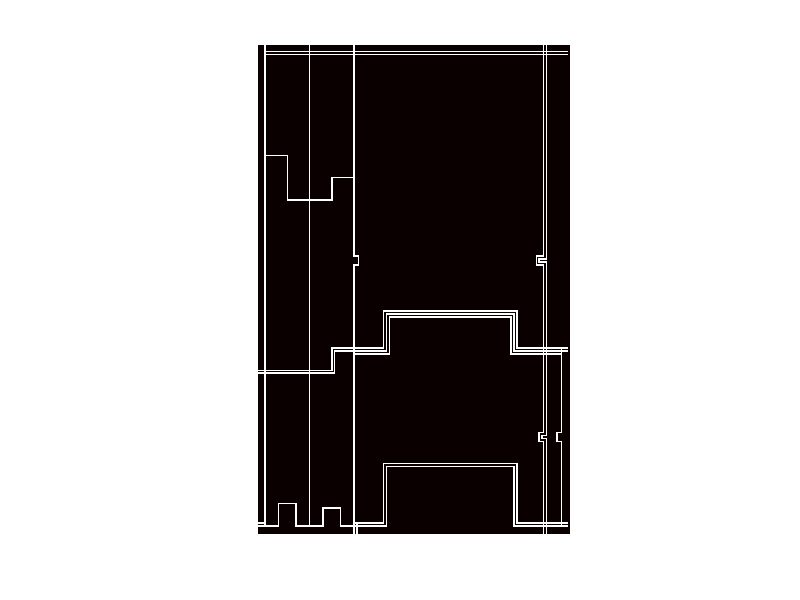

Write MATLAB code to recreate this figure.
%map
clc
clear all
close all
pointn=1;
width=210;
height=330;
A=-1*ones(height,width);

%v(1.1)
A(1:325,5)=1;
%v(2.1)
A(1:325,35)=1;
%v(3.1)
%A(5:327,65)=1;
A(1:143,65)=1;
A(149:330,65)=1;

A(143:149,68)=1;

A(143,65:68)=1;
A(149,65:68)=1;
%v(3.2)
A(323:330,67)=1;
%v(4.1)
%A(1:330,195)=1;
A(1:145,195)=1;

A(145:147,190)=1;

A(145,190:195)=1;
A(147,190:195)=1;

A(147:264,195)=1;
A(266:330,195)=1;

A(264:266,192)=1;

A(264,192:195)=1;
A(266,192:195)=1;
%v(4.2)
%A(1:330,193)=1;
A(1:143,193)=1;

A(143:149,188)=1;

A(143,188:193)=1;
A(149,188:193)=1;

A(149:262,193)=1;
A(268:330,193)=1;

A(262:268,190)=1;

A(262,190:193)=1;
A(268,190:193)=1;
%v(5.1)
%A(205:327,205)=1;
A(205:262,205)=1;
A(268:325,205)=1;

A(262:268,202)=1;

A(262,202:205)=1;
A(268,202:205)=1;
%O(1.1)
A(5,5:209)=1;
%O(1.2)
A(7,5:209)=1;
%O(2.1)
%A(205,65:205)=1;
A(205,65:85)=1;
A(205,175:209)=1;

A(180:205,85)=1;
A(180:205,175)=1;

A(180,85:175)=1;
%O(2.2)
%A(207,65:205)=1;
A(207,65:87)=1;
A(207,173:209)=1;

A(182:207,87)=1;
A(182:207,173)=1;

A(182,87:173)=1;
%O(2.3)
%A(209,65:205)=1;
A(209,65:89)=1;
A(209,171:205)=1;

A(184:209,89)=1;
A(184:209,171)=1;

A(184,89:171)=1;
%O(3.1)
%A(325,65:205)=1;
A(323,1:5)=1;
A(323,65:85)=1;
A(323,175:209)=1;

A(283:323,85)=1;
A(283:323,175)=1;

A(283,85:175)=1;

A(325,1:14)=1;
A(310,14:26)=1;
A(325,26:35)=1;
A(310:325,14)=1;
A(310:325,26)=1;

A(325,35:44)=1;
A(313,44:56)=1;
A(325,56:65)=1;
A(313:325,44)=1;
A(313:325,56)=1;
%O(3.2)
%A(327,65:205)=1;
A(325,65:87)=1;
A(325,173:209)=1;

A(285:325,87)=1;
A(285:325,173)=1;

A(285,87:173)=1;
%R(1)
A(75,5:20)=1;
A(75:105,20)=1;
A(105,20:35)=1;
%R(2.1)
A(220,1:35)=1;
A(220,35:50)=1;
A(205:220,50)=1;
A(205,50:65)=1;
%R(2.2)
A(222,1:37)=1;
A(222,37:52)=1;
A(207:222,52)=1;
A(207,52:65)=1;
%R(3)
A(105,35:50)=1;
A(90:105,50)=1;
A(90,50:65)=1;

imshow(A,'InitialMagnification','fit','colormap',hot)

%{
%find starting points on north wall
for column=1:1:width
    if A(1,column)==1;
        a=num2str(column);
        str=['entry point number ',num2str(pointn),' located at A(1,',num2str(column),')'];
        disp(str)
        pointn=pointn+1;
    end
end
%find starting points on south wall
for column=1:1:width
    if A(height,column)==1;
        a=num2str(column);
        str=['entry point number ',num2str(pointn),' located at A(',num2str(height),',',num2str(column),')'];
        disp(str)
        pointn=pointn+1;
    end
end

for row=1:1:height
    if A(height,1)==1;
        a=num2str(column);
        str=['entry point number ',num2str(pointn),' located at A(1',num2str(column),')'];
        disp(str)
        pointn=pointn+1;
    end
end

for row=1:1:height
    if A(height,column)==1;
        a=num2str(column);
        str=['entry point number ',num2str(pointn),' located at A(',num2str(column),',',num2str(column),')'];
        disp(str)
        pointn=pointn+1;
    end
end
%}